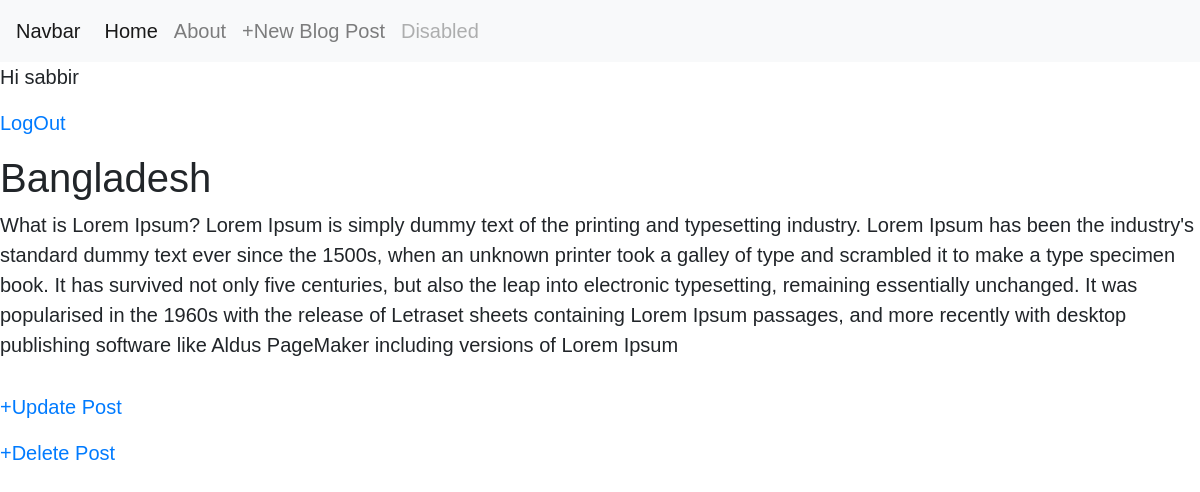
The app's page /post/1/ (signed in) with its own data.
### blog/models.py (models this page shows, shortened)
class Post(models.Model):
    title = models.CharField(max_length=200)
    author = models.ForeignKey('auth.user',on_delete=models.CASCADE)
    body =  models.TextField()

### blog/views.py (the view)
# urls.py: path('post/<int:pk>/',Detail.as_view(),name='detail_view'),
class Detail(DetailView):
    template_name = 'detail_view.html'
    model = Post

### blog/templates/detail_view.html
{% extends 'base.html' %}
{% block content %}
<div  class="post-entry">
    <h1> {{object.title}} </h1>
    <p> {{object.body}} </p>
</div>
<p><a href="{% url 'update' post.pk %}">+Update Post</a></p>
<p><a href="{% url 'delete' post.pk %}">+Delete Post</a></p>
{% endblock %}

### blog/templates/base.html (shortened to what this page needs)
{% load static %}
<!doctype html>
<html lang="en">
  <head>
    <link rel="stylesheet" href="https://stackpath.bootstrapcdn.com/bootstrap/4.3.1/css/bootstrap.min.css">
    <link rel="stylesheet" href="{% static 'css/base.css' %}">
  </head>
  <body>
    <nav class="navbar navbar-expand-lg navbar-light bg-light">
        <a class="navbar-brand" href="#">Navbar</a>
        <div class="collapse navbar-collapse" id="navbarNavAltMarkup">
          <div class="navbar-nav">
            <a class="nav-item nav-link active" href="{% url 'home' %}  ">Home <span class="sr-only">(current)</span></a>
            <a class="nav-item nav-link" href="{% url 'about' %}">About</a>
            <a class="nav-item nav-link" href="{% url 'post_new' %}">+New Blog Post</a>
            <a class="nav-item nav-link disabled" href="#" tabindex="-1" aria-disabled="true">Disabled</a>
          </div>
        </div>
      </nav>
      {% if user.is_authenticated %}
      <p>Hi {{user.username}}</p>
      <p><a href="{% url 'logout' %}">LogOut</a></p>
      {% else %}
      <p>You are not loged in</p>
      <a href="{% url 'login' %}">Login</a>
      {% endif %}
      {% block content %}
      {% endblock %}
  </body>
</html>

### static/css/base.css (style rules this page uses)
body { font-family: 'Source Sans Pro', sans-serif; font-size: 20px; }
.post-entry { margin-bottom: 2rem; }
.post-entry p { margin: 0; font-weight: 400; }

### records on screen
Post: title "Bangladesh", body "What is Lorem Ipsum? Lorem Ipsum is simply dummy text of the printing and typesetting industry. Lorem Ipsum has been the industry's standard dummy text ever since the 1500s, when an unknown printer took a galley of type and scrambled it to make a type specimen book. It has survived not only five centuries, but also the leap into electronic typesetting, remaining essentially unchanged. It was popularised in the 1960s with the release of Letraset sheets containing Lorem Ipsum passages, and more recently with desktop publishing software like Aldus PageMaker including versions of Lorem Ipsum"

### other values on screen
{{ user.username }} "sabbir"
